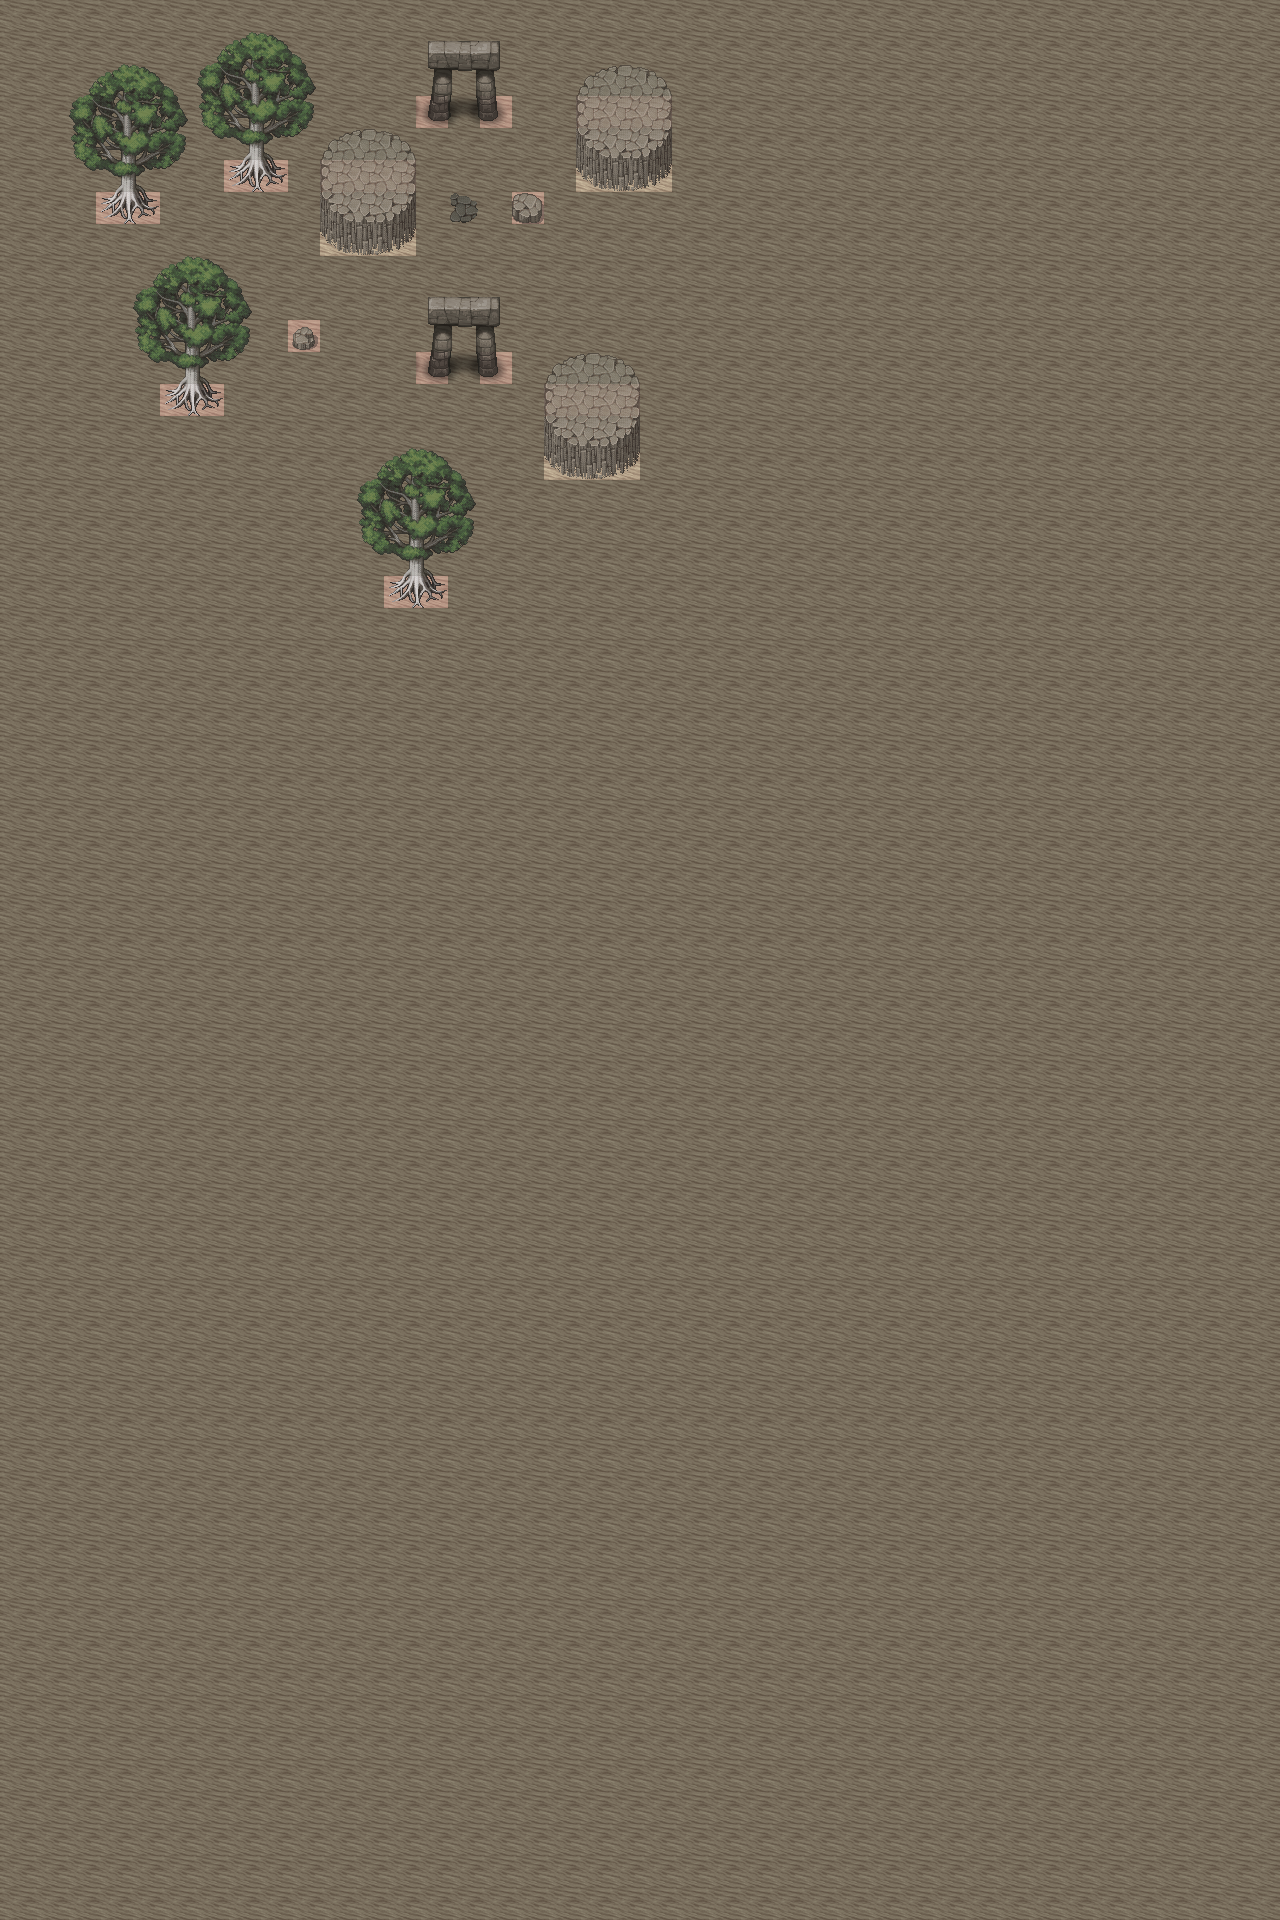

A 2D game scene composited from a Tiled map and its tileset images. What follows is a short description and the map's XML, with each tile layer's data collapsed to a summary:
An orthogonal 40x60 tile map with 32x32 px tiles, 4 tile layers (Collision, Terrain, Static object back, Static object front), 2 tilesets.

<map version="1.0" orientation="orthogonal" width="40" height="60" tilewidth="32" tileheight="32">
 <tileset firstgid="1" name="Collision" tilewidth="32" tileheight="32">
  <image source="CollisionTiles32.png" width="96" height="32" />
 </tileset>
 <tileset firstgid="4" name="Ciudad Enigma" tilewidth="32" tileheight="32">
  <image source="ciudad_enigma.png" width="256" height="1660" />
 </tileset>
 <layer name="Collision" width="40" height="60" opacity="0.76">
  <data>[2400 cells, 41 non-empty, 1 distinct tile ids]</data>
 </layer>
 <layer name="Terrain" width="40" height="60" opacity="0.68">
  <data>[2400 cells, 2400 non-empty, 2 distinct tile ids]</data>
 </layer>
 <layer name="Static object back" width="40" height="60" opacity="0.84">
  <data>[2400 cells, 42 non-empty, 15 distinct tile ids]</data>
 </layer>
 <layer name="Static object front" width="40" height="60" opacity="0.69">
  <data>[2400 cells, 94 non-empty, 28 distinct tile ids]</data>
 </layer>
</map>
